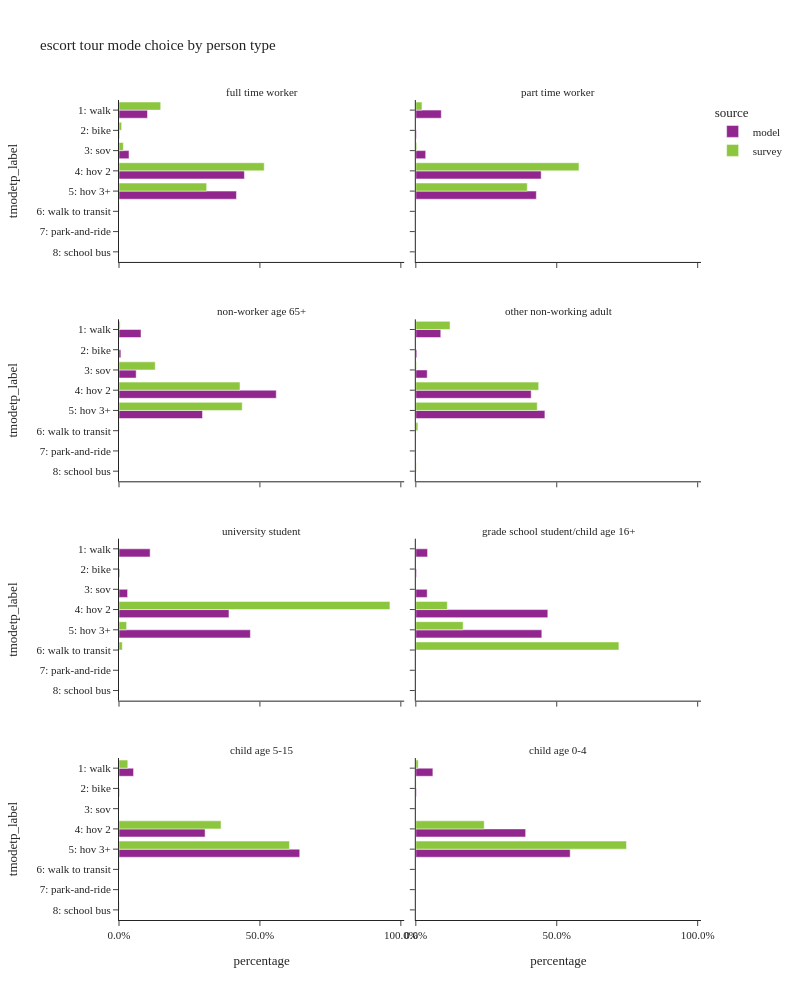

Notebook cell for this chart:
### Code cell
plot_mode_choice(es_tour,"pptyp_label",
                 {"pptyp_label":["full time worker","part time worker","non-worker age 65+","other non-working adult",
                                 "university student","grade school student/child age 16+","child age 5-15","child age 0-4"],
                  "tmodetp_label":["1: walk","2: bike","3: sov","4: hov 2","5: hov 3+","6: walk to transit",
                                   "7: park-and-ride","8: school bus","9: otherÃƒÆ’Ã†â€™Ãƒâ€šÃ‚Â¢ÃƒÆ’Ã‚Â¢ÃƒÂ¢Ã¢â€šÂ¬Ã…Â¡Ãƒâ€šÃ‚Â¬ÃƒÆ’Ã‚Â¢ÃƒÂ¢Ã¢â‚¬Å¡Ã‚Â¬Ãƒâ€¦Ã¢â‚¬Å“survey only"]},
                 "person type",
                 2,1000)

### Figure 1 — Plotly figure (JSON) as saved in the notebook; plotly's stock layout.template omitted (floating-point values rounded to 4 significant figures)
{"data": [{"alignmentgroup": "True", "customdata": [[14889], [265], [5234], [65590], [61436]], "hovertemplate": "source=model<br>pptyp_label=full time worker<br>percentage=%{x}<br>tmodetp_label=%{y}<br>sample count=%{customdata[0]}<extra></extra>", "legendgroup": "model", "marker": {"color": "#91268F", "pattern": {"shape": ""}}, "name": "model", "offsetgroup": "model", "orientation": "h", "showlegend": true, "textposition": "auto", "type": "bar", "x": [0.101, 0.001798, 0.03551, 0.4449, 0.4168], "xaxis": "x7", "y": ["1: walk", "2: bike", "3: sov", "4: hov 2", "5: hov 3+"], "yaxis": "y7"}, {"alignmentgroup": "True", "customdata": [[5310], [130], [2057], [26141], [25129]], "hovertemplate": "source=model<br>pptyp_label=part time worker<br>percentage=%{x}<br>tmodetp_label=%{y}<br>sample count=%{customdata[0]}<extra></extra>", "legendgroup": "model", "marker": {"color": "#91268F", "pattern": {"shape": ""}}, "name": "model", "offsetgroup": "model", "orientation": "h", "showlegend": false, "textposition": "auto", "type": "bar", "x": [0.09036, 0.002212, 0.035, 0.4448, 0.4276], "xaxis": "x8", "y": ["1: walk", "2: bike", "3: sov", "4: hov 2", "5: hov 3+"], "yaxis": "y8"}, {"alignmentgroup": "True", "customdata": [[7550], [646], [5894], [53964], [28649]], "hovertemplate": "source=model<br>pptyp_label=non-worker age 65+<br>percentage=%{x}<br>tmodetp_label=%{y}<br>sample count=%{customdata[0]}<extra></extra>", "legendgroup": "model", "marker": {"color": "#91268F", "pattern": {"shape": ""}}, "name": "model", "offsetgroup": "model", "orientation": "h", "showlegend": false, "textposition": "auto", "type": "bar", "x": [0.07807, 0.00668, 0.06095, 0.558, 0.2963], "xaxis": "x5", "y": ["1: walk", "2: bike", "3: sov", "4: hov 2", "5: hov 3+"], "yaxis": "y5"}, {"alignmentgroup": "True", "customdata": [[16729], [680], [7647], [77310], [86505]], "hovertemplate": "source=model<br>pptyp_label=other non-working adult<br>percentage=%{x}<br>tmodetp_label=%{y}<br>sample count=%{customdata[0]}<extra></extra>", "legendgroup": "model", "marker": {"color": "#91268F", "pattern": {"shape": ""}}, "name": "model", "offsetgroup": "model", "orientation": "h", "showlegend": false, "textposition": "auto", "type": "bar", "x": [0.08857, 0.0036, 0.04049, 0.4093, 0.458], "xaxis": "x6", "y": ["1: walk", "2: bike", "3: sov", "4: hov 2", "5: hov 3+"], "yaxis": "y6"}, {"alignmentgroup": "True", "customdata": [[503], [12], [139], [1777], [2123]], "hovertemplate": "source=model<br>pptyp_label=university student<br>percentage=%{x}<br>tmodetp_label=%{y}<br>sample count=%{customdata[0]}<extra></extra>", "legendgroup": "model", "marker": {"color": "#91268F", "pattern": {"shape": ""}}, "name": "model", "offsetgroup": "model", "orientation": "h", "showlegend": false, "textposition": "auto", "type": "bar", "x": [0.1105, 0.002635, 0.03052, 0.3902, 0.4662], "xaxis": "x3", "y": ["1: walk", "2: bike", "3: sov", "4: hov 2", "5: hov 3+"], "yaxis": "y3"}, {"alignmentgroup": "True", "customdata": [[180], [11], [174], [2020], [1928]], "hovertemplate": "source=model<br>pptyp_label=grade school student/child age 16+<br>percentage=%{x}<br>tmodetp_label=%{y}<br>sample count=%{customdata[0]}<extra></extra>", "legendgroup": "model", "marker": {"color": "#91268F", "pattern": {"shape": ""}}, "name": "model", "offsetgroup": "model", "orientation": "h", "showlegend": false, "textposition": "auto", "type": "bar", "x": [0.04173, 0.00255, 0.04034, 0.4684, 0.447], "xaxis": "x4", "y": ["1: walk", "2: bike", "3: sov", "4: hov 2", "5: hov 3+"], "yaxis": "y4"}, {"alignmentgroup": "True", "customdata": [[2885], [89], [17045], [35777]], "hovertemplate": "source=model<br>pptyp_label=child age 5-15<br>percentage=%{x}<br>tmodetp_label=%{y}<br>sample count=%{customdata[0]}<extra></extra>", "legendgroup": "model", "marker": {"color": "#91268F", "pattern": {"shape": ""}}, "name": "model", "offsetgroup": "model", "orientation": "h", "showlegend": false, "textposition": "auto", "type": "bar", "x": [0.05171, 0.001595, 0.3055, 0.6412], "xaxis": "x", "y": ["1: walk", "2: bike", "4: hov 2", "5: hov 3+"], "yaxis": "y"}, {"alignmentgroup": "True", "customdata": [[3960], [135], [25488], [35821]], "hovertemplate": "source=model<br>pptyp_label=child age 0-4<br>percentage=%{x}<br>tmodetp_label=%{y}<br>sample count=%{customdata[0]}<extra></extra>", "legendgroup": "model", "marker": {"color": "#91268F", "pattern": {"shape": ""}}, "name": "model", "offsetgroup": "model", "orientation": "h", "showlegend": false, "textposition": "auto", "type": "bar", "x": [0.06055, 0.002064, 0.3897, 0.5477], "xaxis": "x2", "y": ["1: walk", "2: bike", "4: hov 2", "5: hov 3+"], "yaxis": "y2"}, {"alignmentgroup": "True", "customdata": [[35], [8], [10], [114], [66], [2]], "hovertemplate": "source=survey<br>pptyp_label=full time worker<br>percentage=%{x}<br>tmodetp_label=%{y}<br>sample count=%{customdata[0]}<extra></extra>", "legendgroup": "survey", "marker": {"color": "#8CC63E", "pattern": {"shape": ""}}, "name": "survey", "offsetgroup": "survey", "orientation": "h", "showlegend": true, "textposition": "auto", "type": "bar", "x": [0.1479, 0.009274, 0.01534, 0.5153, 0.311, 0.001134], "xaxis": "x7", "y": ["1: walk", "2: bike", "3: sov", "4: hov 2", "5: hov 3+", "6: walk to transit"], "yaxis": "y7"}, {"alignmentgroup": "True", "customdata": [[7], [2], [31], [28], [1]], "hovertemplate": "source=survey<br>pptyp_label=part time worker<br>percentage=%{x}<br>tmodetp_label=%{y}<br>sample count=%{customdata[0]}<extra></extra>", "legendgroup": "survey", "marker": {"color": "#8CC63E", "pattern": {"shape": ""}}, "name": "survey", "offsetgroup": "survey", "orientation": "h", "showlegend": false, "textposition": "auto", "type": "bar", "x": [0.02182, 0.003179, 0.5789, 0.3954, 0.0007061], "xaxis": "x8", "y": ["1: walk", "3: sov", "4: hov 2", "5: hov 3+", "6: walk to transit"], "yaxis": "y8"}, {"alignmentgroup": "True", "customdata": [[5], [12], [40], [25], [1]], "hovertemplate": "source=survey<br>pptyp_label=non-worker age 65+<br>percentage=%{x}<br>tmodetp_label=%{y}<br>sample count=%{customdata[0]}<extra></extra>", "legendgroup": "survey", "marker": {"color": "#8CC63E", "pattern": {"shape": ""}}, "name": "survey", "offsetgroup": "survey", "orientation": "h", "showlegend": false, "textposition": "auto", "type": "bar", "x": [0.003936, 0.1285, 0.4293, 0.4371, 0.001111], "xaxis": "x5", "y": ["1: walk", "3: sov", "4: hov 2", "5: hov 3+", "6: walk to transit"], "yaxis": "y5"}, {"alignmentgroup": "True", "customdata": [[21], [2], [5], [74], [40], [3], [1]], "hovertemplate": "source=survey<br>pptyp_label=other non-working adult<br>percentage=%{x}<br>tmodetp_label=%{y}<br>sample count=%{customdata[0]}<extra></extra>", "legendgroup": "survey", "marker": {"color": "#8CC63E", "pattern": {"shape": ""}}, "name": "survey", "offsetgroup": "survey", "orientation": "h", "showlegend": false, "textposition": "auto", "type": "bar", "x": [0.1214, 0.0008328, 0.002336, 0.4358, 0.4308, 0.007304, 0.001431], "xaxis": "x6", "y": ["1: walk", "2: bike", "3: sov", "4: hov 2", "5: hov 3+", "6: walk to transit", "8: school bus"], "yaxis": "y6"}, {"alignmentgroup": "True", "customdata": [[6], [1], [1]], "hovertemplate": "source=survey<br>pptyp_label=university student<br>percentage=%{x}<br>tmodetp_label=%{y}<br>sample count=%{customdata[0]}<extra></extra>", "legendgroup": "survey", "marker": {"color": "#8CC63E", "pattern": {"shape": ""}}, "name": "survey", "offsetgroup": "survey", "orientation": "h", "showlegend": false, "textposition": "auto", "type": "bar", "x": [0.9613, 0.02695, 0.01178], "xaxis": "x3", "y": ["4: hov 2", "5: hov 3+", "6: walk to transit"], "yaxis": "y3"}, {"alignmentgroup": "True", "customdata": [[4], [2], [1]], "hovertemplate": "source=survey<br>pptyp_label=grade school student/child age 16+<br>percentage=%{x}<br>tmodetp_label=%{y}<br>sample count=%{customdata[0]}<extra></extra>", "legendgroup": "survey", "marker": {"color": "#8CC63E", "pattern": {"shape": ""}}, "name": "survey", "offsetgroup": "survey", "orientation": "h", "showlegend": false, "textposition": "auto", "type": "bar", "x": [0.1117, 0.1678, 0.7206], "xaxis": "x4", "y": ["4: hov 2", "5: hov 3+", "6: walk to transit"], "yaxis": "y4"}, {"alignmentgroup": "True", "customdata": [[5], [12], [34], [1], [2]], "hovertemplate": "source=survey<br>pptyp_label=child age 5-15<br>percentage=%{x}<br>tmodetp_label=%{y}<br>sample count=%{customdata[0]}<extra></extra>", "legendgroup": "survey", "marker": {"color": "#8CC63E", "pattern": {"shape": ""}}, "name": "survey", "offsetgroup": "survey", "orientation": "h", "showlegend": false, "textposition": "auto", "type": "bar", "x": [0.03117, 0.362, 0.6048, 0.001156, 0.0008817], "xaxis": "x", "y": ["1: walk", "4: hov 2", "5: hov 3+", "6: walk to transit", "8: school bus"], "yaxis": "y"}, {"alignmentgroup": "True", "customdata": [[7], [1], [8], [33]], "hovertemplate": "source=survey<br>pptyp_label=child age 0-4<br>percentage=%{x}<br>tmodetp_label=%{y}<br>sample count=%{customdata[0]}<extra></extra>", "legendgroup": "survey", "marker": {"color": "#8CC63E", "pattern": {"shape": ""}}, "name": "survey", "offsetgroup": "survey", "orientation": "h", "showlegend": false, "textposition": "auto", "type": "bar", "x": [0.008587, 0.001095, 0.2428, 0.7475], "xaxis": "x2", "y": ["1: walk", "2: bike", "4: hov 2", "5: hov 3+"], "yaxis": "y2"}], "layout": {"annotations": [{"font": {}, "showarrow": false, "text": "child age 5-15", "x": 0.245, "xanchor": "center", "xref": "paper", "y": 0.1975, "yanchor": "bottom", "yref": "paper"}, {"font": {}, "showarrow": false, "text": "child age 0-4", "x": 0.755, "xanchor": "center", "xref": "paper", "y": 0.1975, "yanchor": "bottom", "yref": "paper"}, {"font": {}, "showarrow": false, "text": "university student", "x": 0.245, "xanchor": "center", "xref": "paper", "y": 0.465, "yanchor": "bottom", "yref": "paper"}, {"font": {}, "showarrow": false, "text": "grade school student/child age 16+", "x": 0.755, "xanchor": "center", "xref": "paper", "y": 0.465, "yanchor": "bottom", "yref": "paper"}, {"font": {}, "showarrow": false, "text": "non-worker age 65+", "x": 0.245, "xanchor": "center", "xref": "paper", "y": 0.7325, "yanchor": "bottom", "yref": "paper"}, {"font": {}, "showarrow": false, "text": "other non-working adult", "x": 0.755, "xanchor": "center", "xref": "paper", "y": 0.7325, "yanchor": "bottom", "yref": "paper"}, {"font": {}, "showarrow": false, "text": "full time worker", "x": 0.245, "xanchor": "center", "xref": "paper", "y": 1.0, "yanchor": "bottom", "yref": "paper"}, {"font": {}, "showarrow": false, "text": "part time worker", "x": 0.755, "xanchor": "center", "xref": "paper", "y": 1.0, "yanchor": "bottom", "yref": "paper"}], "barmode": "group", "height": 1000, "legend": {"title": {"text": "source"}, "tracegroupgap": 0}, "title": {"text": "escort tour mode choice by person type"}, "width": 800, "xaxis": {"anchor": "y", "domain": [0.0, 0.49], "tickformat": ".1%", "title": {"text": "percentage"}}, "xaxis2": {"anchor": "y2", "domain": [0.51, 1.0], "matches": "x", "tickformat": ".1%", "title": {"text": "percentage"}}, "xaxis3": {"anchor": "y3", "domain": [0.0, 0.49], "matches": "x", "showticklabels": false, "tickformat": ".1%"}, "xaxis4": {"anchor": "y4", "domain": [0.51, 1.0], "matches": "x", "showticklabels": false, "tickformat": ".1%"}, "xaxis5": {"anchor": "y5", "domain": [0.0, 0.49], "matches": "x", "showticklabels": false, "tickformat": ".1%"}, "xaxis6": {"anchor": "y6", "domain": [0.51, 1.0], "matches": "x", "showticklabels": false, "tickformat": ".1%"}, "xaxis7": {"anchor": "y7", "domain": [0.0, 0.49], "matches": "x", "showticklabels": false, "tickformat": ".1%"}, "xaxis8": {"anchor": "y8", "domain": [0.51, 1.0], "matches": "x", "showticklabels": false, "tickformat": ".1%"}, "yaxis": {"anchor": "x", "categoryarray": ["9: otherÃƒÆ’Ã†â€™Ãƒâ€šÃ‚Â¢ÃƒÆ’Ã‚Â¢ÃƒÂ¢Ã¢â€šÂ¬Ã…Â¡Ãƒâ€šÃ‚Â¬ÃƒÆ’Ã‚Â¢ÃƒÂ¢Ã¢â‚¬Å¡Ã‚Â¬Ãƒâ€¦Ã¢â‚¬Å“survey only", "8: school bus", "7: park-and-ride", "6: walk to transit", "5: hov 3+", "4: hov 2", "3: sov", "2: bike", "1: walk"], "categoryorder": "array", "domain": [0.0, 0.1975], "title": {"text": "tmodetp_label"}}, "yaxis2": {"anchor": "x2", "domain": [0.0, 0.1975], "matches": "y", "showticklabels": false}, "yaxis3": {"anchor": "x3", "categoryarray": ["9: otherÃƒÆ’Ã†â€™Ãƒâ€šÃ‚Â¢ÃƒÆ’Ã‚Â¢ÃƒÂ¢Ã¢â€šÂ¬Ã…Â¡Ãƒâ€šÃ‚Â¬ÃƒÆ’Ã‚Â¢ÃƒÂ¢Ã¢â‚¬Å¡Ã‚Â¬Ãƒâ€¦Ã¢â‚¬Å“survey only", "8: school bus", "7: park-and-ride", "6: walk to transit", "5: hov 3+", "4: hov 2", "3: sov", "2: bike", "1: walk"], "categoryorder": "array", "domain": [0.2675, 0.465], "matches": "y", "title": {"text": "tmodetp_label"}}, "yaxis4": {"anchor": "x4", "domain": [0.2675, 0.465], "matches": "y", "showticklabels": false}, "yaxis5": {"anchor": "x5", "categoryarray": ["9: otherÃƒÆ’Ã†â€™Ãƒâ€šÃ‚Â¢ÃƒÆ’Ã‚Â¢ÃƒÂ¢Ã¢â€šÂ¬Ã…Â¡Ãƒâ€šÃ‚Â¬ÃƒÆ’Ã‚Â¢ÃƒÂ¢Ã¢â‚¬Å¡Ã‚Â¬Ãƒâ€¦Ã¢â‚¬Å“survey only", "8: school bus", "7: park-and-ride", "6: walk to transit", "5: hov 3+", "4: hov 2", "3: sov", "2: bike", "1: walk"], "categoryorder": "array", "domain": [0.535, 0.7325], "matches": "y", "title": {"text": "tmodetp_label"}}, "yaxis6": {"anchor": "x6", "domain": [0.535, 0.7325], "matches": "y", "showticklabels": false}, "yaxis7": {"anchor": "x7", "categoryarray": ["9: otherÃƒÆ’Ã†â€™Ãƒâ€šÃ‚Â¢ÃƒÆ’Ã‚Â¢ÃƒÂ¢Ã¢â€šÂ¬Ã…Â¡Ãƒâ€šÃ‚Â¬ÃƒÆ’Ã‚Â¢ÃƒÂ¢Ã¢â‚¬Å¡Ã‚Â¬Ãƒâ€¦Ã¢â‚¬Å“survey only", "8: school bus", "7: park-and-ride", "6: walk to transit", "5: hov 3+", "4: hov 2", "3: sov", "2: bike", "1: walk"], "categoryorder": "array", "domain": [0.8025, 1.0], "matches": "y", "title": {"text": "tmodetp_label"}}, "yaxis8": {"anchor": "x8", "domain": [0.8025, 1.0], "matches": "y", "showticklabels": false}}}
